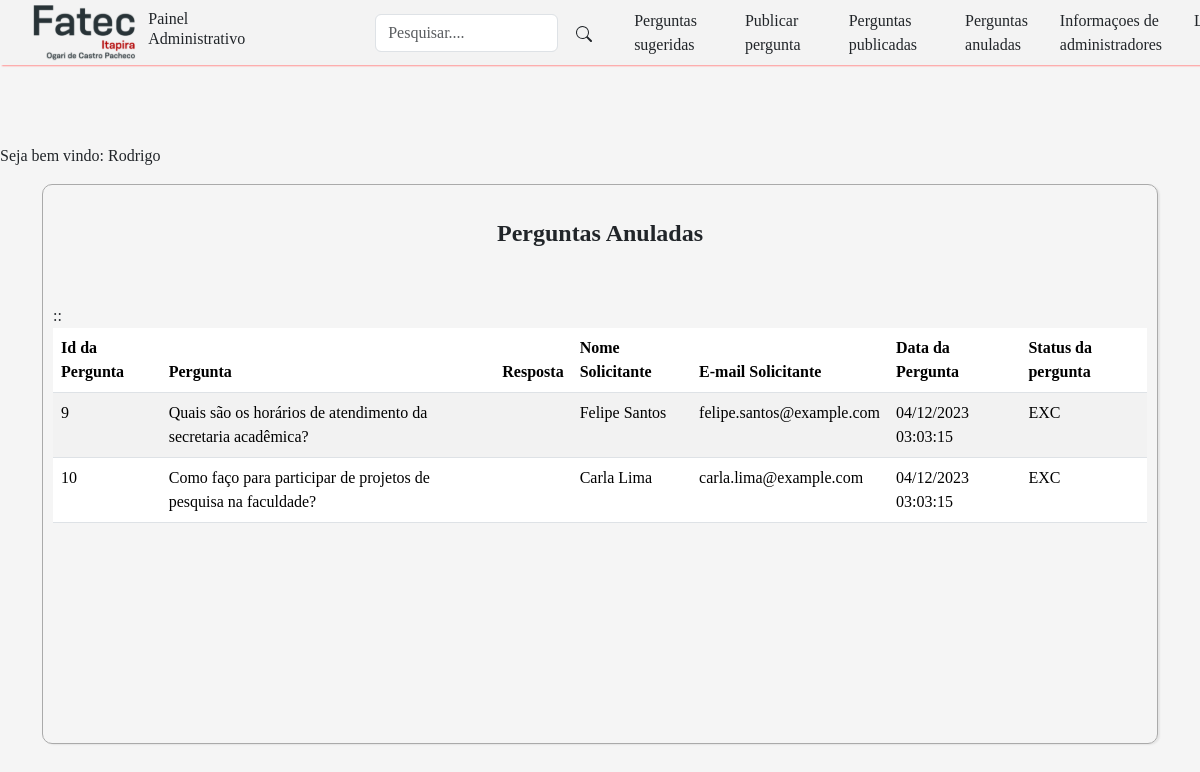
The page /view/listar_pergunta_anulada.php (signed in) on the database as committed earlier.
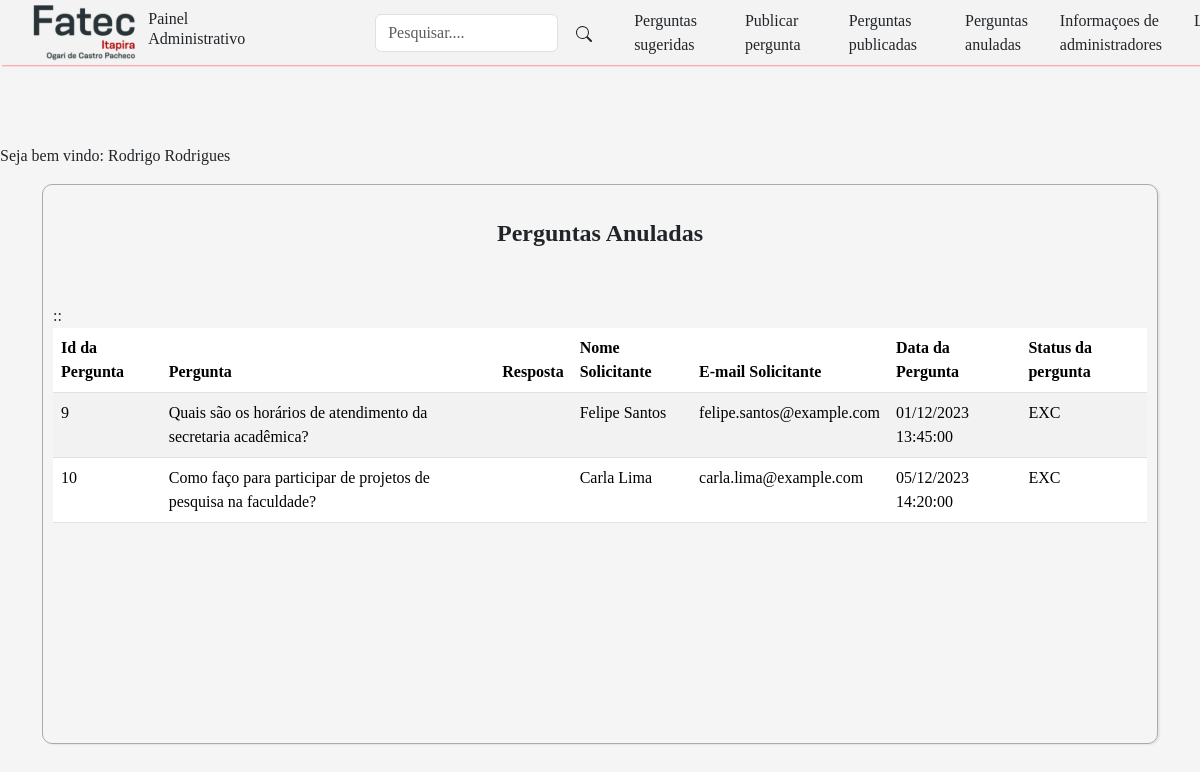
The same page on the database as committed later.
### tables this page shows
CREATE TABLE tb_perguntas (
    id_pergunta INT AUTO_INCREMENT NOT NULL PRIMARY KEY,
    pergunta TEXT,
    resposta TEXT,
    nome_solicitante VARCHAR(255) NOT NULL,
    email_solicitante VARCHAR(100) NOT NULL,
    situacao VARCHAR(255) NOT NULL,
    data_pergunta DATETIME NOT NULL DEFAULT CURRENT_TIMESTAMP(),
    data_resposta DATETIME,
    adm_id_resposta INT,
    CONSTRAINT fk_tb_adm_adm_id FOREIGN KEY (adm_id_resposta) REFERENCES tb_adm(adm_id),
    status_pergunta ENUM('NR','RES','EXC') DEFAULT 'NR',
    view INT DEFAULT 0
);

### view/listar_pergunta_anulada.php (the view, shortened to what this page needs)
<?php
if (isset($_SESSION['nome_adm_logado'])) {
    $nome_adm = $_SESSION['nome_adm_logado'];
} else {
    header('Location: ../login.html');
    exit();
    echo "Sessão não iniciada.";
}
require_once "../class/pergunta.php";
require_once "../conexao.php";
if(!empty($_GET['search']))
{
    $data = $_GET['search'];
    $sql = "SELECT * FROM tb_perguntas WHERE (id_pergunta LIKE '%$data%'  or pergunta LIKE '%$data%' or resposta LIKE '%$data%') and status_pergunta = 'EXC' ORDER BY id_pergunta DESC";
}
else
{
    $sql ="SELECT * FROM tb_perguntas WHERE status_pergunta = 'EXC' ORDER BY id_pergunta";
}
$result = $conexao->query($sql);
?>
<!DOCTYPE html>
<html lang="pt-BR">
<head>
    <link href="https://cdn.jsdelivr.net/npm/bootstrap@5.3.2/dist/css/bootstrap.min.css" rel="stylesheet">
    <link href="../css/areaadmin.css" rel="stylesheet">
</head>
<body>
<header>
        <nav class="navbar navbar-expand-lg fixed-top" >
            <img class="logo" src="../img/FATEC.svg">
                <div class="container ">
                <h2 class="nav-link text-light text-dark">Painel Administrativo</h2>
                <div class="box-search">
                <input type="search" class="form-control w=25" id="pesquisar" placeholder="Pesquisar...." onkeydown="handleKeyPress(event)">
                    <button class="btn" onclick="searchData()" style="margin-left:5px;">
                    </button>
                </div>
                <div class="collapse navbar-collapse  " id="navbarNav">
                <ul class="navbar-nav">
                        <li class="nav-item mx-3" >
                            <a class="nav-link text-dark" href="listar_pergunta_sugerida.php">Perguntas sugeridas</a>
                        </li>
                        <li class="nav-item mx-3">
                            <a class="nav-link text-dark" href="form_nova_pergunta.php">Publicar pergunta</a>
                        </li>
                        <li class="nav-item mx-3">
                            <a class="nav-link text-dark" href="listar_pergunta_publicada.php">Perguntas publicadas</a>
                        </li>
                        <li class="nav-item mx-3">
                            <a class="nav-link text-dark" href="listar_pergunta_anulada.php">Perguntas anuladas</a>
                        </li>
                            <a class="nav-link text-dark" href="listar_adm.php">Informaçoes de administradores</a>
                        <li class="nav-item mx-3">
                            <a class="nav-link text-dark" href="?logout=true"> Logout</a>
                        </li>
                    </ul>
                    </div>
            </div>
        </nav>
    </header>
    <br><br><br><br><br><br>
    <?php echo "<p>Seja bem vindo: $nome_adm</p>" ?>
    <main>
    <div class="container">
            <div class="table-container">
                <table class="table table-striped bg-light">
                    <thead>
                        <br>
                        <h4>Perguntas Anuladas</h4>
                        <br><br>
                        <tr>
                            <th>Id da Pergunta</th>
                            <th>Pergunta</th>
                            <th>Resposta</th>
                            <th>Nome Solicitante</th>
                            <th>E-mail Solicitante</th>
                            <th>Data da Pergunta</th>
                            <th>Status da pergunta</th>
                        </tr>
                    </thead>
                        <tbody>
                        <?php
                        while($user_data = $result-> fetch(PDO::FETCH_ASSOC))
                        {
                            echo"<tr>:";
                            echo"<td>".$user_data['id_pergunta']."</td>";
                            echo"<td>".$user_data['pergunta']."</td>";
                            echo"<td>".$user_data['resposta']."</td>";
                            echo"<td>".$user_data['nome_solicitante']."</td>";
                            echo"<td>".$user_data['email_solicitante']."</td>";
                            echo "<td>".date('d/m/Y H:i:s', strtotime($user_data['data_pergunta']))."</td>";
                            echo"<td>".$user_data['status_pergunta']."</td>";
                        }
                    ?>
                        </tbody>
                </table>
            </div>
        </div>
    </main>
</body>
</html>

Rows that differ between the two databases and show on the page:
changed tb_perguntas "Quais são os horários de atendimento da secretaria acadêmica?": data_pergunta "04/12/2023 03:03:15" → "01/12/2023 13:45:00"
changed tb_perguntas "Como faço para participar de projetos de pesquisa na faculdade?": data_pergunta "04/12/2023 03:03:15" → "05/12/2023 14:20:00"
Other text that changed with them:
$nome_adm: "Rodrigo" → "Rodrigo Rodrigues"
